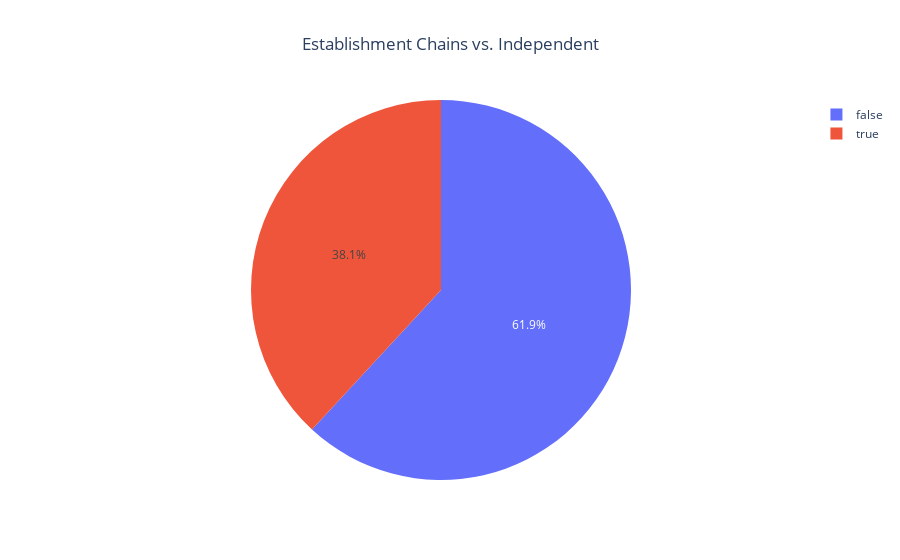

The notebook cell this image was saved under:
### Markdown cell above
### 3.2 Investigate the proportions of chain and independent establishments.

### Code cell
#Grouping by 'chain' - True/False
chain_type = df_rest_data.groupby('chain')['id'].count().reset_index()

# Renaming columns
chain_type.columns = ['chain', 'count']

# Showing result
print(chain_type)

# Pie plot
fig2 = go.Figure(
    data=[go.Pie(labels=chain_type['chain'], values=chain_type['count'])]
)

# Adding title
fig2.update_layout(
    title_text = "Establishment Chains vs. Independent",
    title_x=0.5  # Centralizando o título
)

# Showing plot
fig2.show()

### Figure 1 — Plotly figure (JSON) as saved in the notebook; plotly's stock layout.template omitted (floating-point values rounded to 4 significant figures)
{"data": [{"labels": [false, true], "type": "pie", "values": [5972, 3679]}], "layout": {"title": {"text": "Establishment Chains vs. Independent", "x": 0.5}}}
